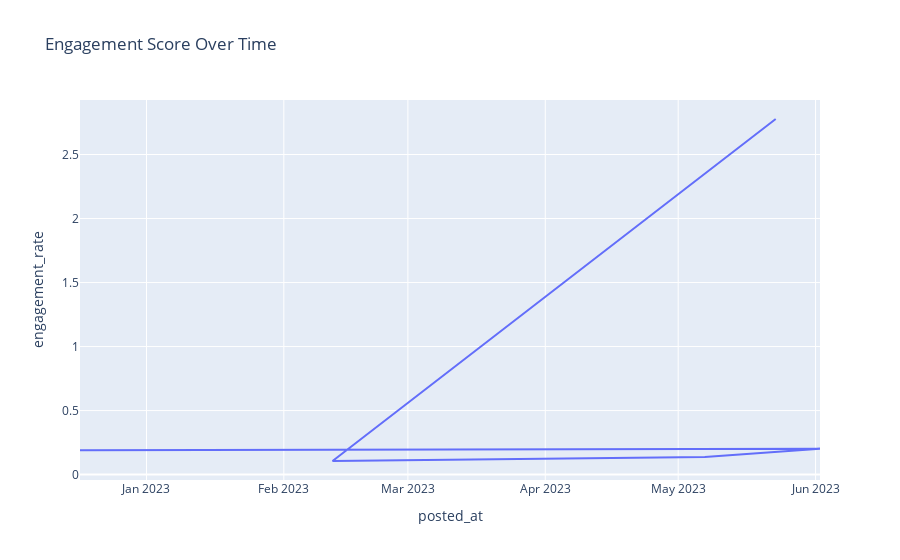

This figure's notebook cell:
### Code cell
fig = px.line(rrange, x="posted_at", y="engagement_rate",
              title="Engagement Score Over Time")
fig.show()

### Figure 1 — Plotly figure (JSON) as saved in the notebook; plotly's stock layout.template omitted (floating-point values rounded to 4 significant figures)
{"data": [{"hovertemplate": "posted_at=%{x}<br>engagement_rate=%{y}<extra></extra>", "legendgroup": "", "line": {"color": "#636efa", "dash": "solid"}, "marker": {"symbol": "circle"}, "mode": "lines", "name": "", "orientation": "v", "showlegend": false, "type": "scatter", "x": ["2022-12-17T00:00:00.000000000", "2023-06-02T00:00:00.000000000", "2023-05-07T00:00:00.000000000", "2023-02-12T00:00:00.000000000", "2023-05-23T00:00:00.000000000"], "xaxis": "x", "y": [0.1909, 0.2015, 0.1373, 0.1062, 2.777], "yaxis": "y"}], "layout": {"legend": {"tracegroupgap": 0}, "title": {"text": "Engagement Score Over Time"}, "xaxis": {"anchor": "y", "domain": [0, 1], "title": {"text": "posted_at"}}, "yaxis": {"anchor": "x", "domain": [0, 1], "title": {"text": "engagement_rate"}}}}
